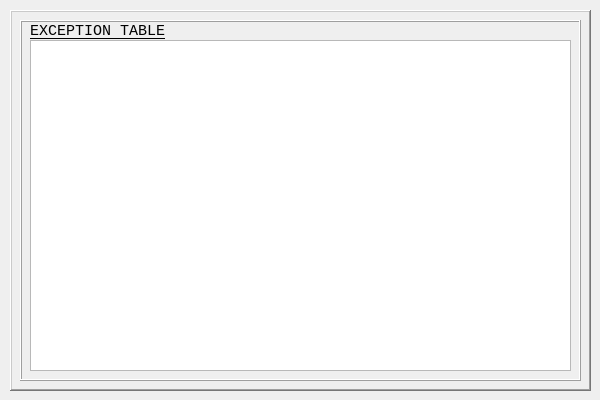
<?xml version="1.0" encoding="UTF-8"?>
<ui version="4.0">
 <class>QtGuiPE_ExceptTableClass</class>
 <widget class="QWidget" name="QtGuiPE_ExceptTableClass">
  <property name="geometry">
   <rect>
    <x>0</x>
    <y>0</y>
    <width>600</width>
    <height>400</height>
   </rect>
  </property>
  <property name="windowTitle">
   <string>QtGuiPE_ExceptTable</string>
  </property>
  <widget class="QFrame" name="frame">
   <property name="geometry">
    <rect>
     <x>10</x>
     <y>10</y>
     <width>581</width>
     <height>381</height>
    </rect>
   </property>
   <property name="frameShape">
    <enum>QFrame::WinPanel</enum>
   </property>
   <property name="frameShadow">
    <enum>QFrame::Raised</enum>
   </property>
   <widget class="QFrame" name="frame_2">
    <property name="geometry">
     <rect>
      <x>10</x>
      <y>10</y>
      <width>561</width>
      <height>361</height>
     </rect>
    </property>
    <property name="frameShape">
     <enum>QFrame::Box</enum>
    </property>
    <property name="frameShadow">
     <enum>QFrame::Raised</enum>
    </property>
    <widget class="QLabel" name="label">
     <property name="geometry">
      <rect>
       <x>10</x>
       <y>0</y>
       <width>141</width>
       <height>21</height>
      </rect>
     </property>
     <property name="font">
      <font>
       <family>Lucida Console</family>
       <pointsize>11</pointsize>
       <underline>true</underline>
       <strikeout>false</strikeout>
      </font>
     </property>
     <property name="text">
      <string>EXCEPTION TABLE</string>
     </property>
    </widget>
    <widget class="QTableWidget" name="tableWidget">
     <property name="geometry">
      <rect>
       <x>10</x>
       <y>20</y>
       <width>541</width>
       <height>331</height>
      </rect>
     </property>
     <property name="editTriggers">
      <set>QAbstractItemView::NoEditTriggers</set>
     </property>
     <property name="selectionBehavior">
      <enum>QAbstractItemView::SelectRows</enum>
     </property>
     <property name="verticalScrollMode">
      <enum>QAbstractItemView::ScrollPerPixel</enum>
     </property>
     <property name="horizontalScrollMode">
      <enum>QAbstractItemView::ScrollPerPixel</enum>
     </property>
     <attribute name="horizontalHeaderDefaultSectionSize">
      <number>151</number>
     </attribute>
     <attribute name="horizontalHeaderMinimumSectionSize">
      <number>151</number>
     </attribute>
     <attribute name="verticalHeaderMinimumSectionSize">
      <number>30</number>
     </attribute>
    </widget>
   </widget>
  </widget>
 </widget>
 <layoutdefault spacing="6" margin="11"/>
 <resources>
  <include location="QtGuiPE_ExceptTable.qrc"/>
 </resources>
 <connections/>
</ui>
